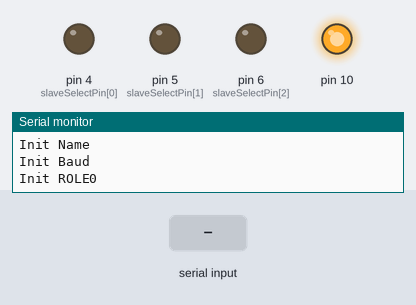
Recording of a sketch running on a simulated Arduino Uno, built with avr-gcc and run on an emulated ATmega328P. Parts: output pins drawn as LEDs (lit = HIGH), the last lines printed to the serial monitor. The test bench sets the inputs (shaded band). EEPROM starts erased; the modem accepts every AT command (registered, SIM ready, sends succeed) and sends nothing else.

Above: at 0.1 s.
At 1.4 s:
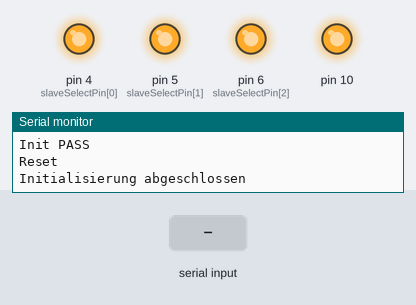
1.5 s: "L" received over Serial
3.0 s: "90,45,200\n" received over the second serial link
4.5 s: "90,45,200\n" received over Serial
6.0 s: "90,45\n" received over the second serial link
7.5 s: "2\n" received over Serial
9.0 s: "I90\n" received over the second serial link
Timing chart, 0 to 11.5 s (numbered marks = the images above; inputs shaded):
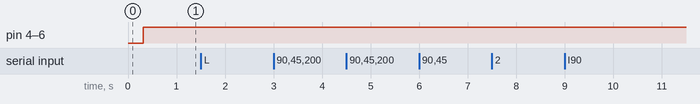

The sketch:

bt1.ino
```cpp
  #include <EEPROM.h>
  #include <SoftwareSerial.h>
  #include <SPI.h>


  #define softRX 2
  #define softTX 3

  SoftwareSerial softSerial(softRX, softTX);

  int slaveSelectPin[]={4,5,6};

  char pot_data[21];
  char c;
  char inData[10];
  char compare = '*';
  int index=0;
  byte temp_val;
  byte check;


  byte dev_type = 2;
  String dev_name = "Type2_Case4";


  void setup() {
    Serial.begin(115200);     // Serieller Monitor

    Serial.println("AT-Kommando-Modus => ");

    pinMode(slaveSelectPin[0], OUTPUT);
    pinMode(slaveSelectPin[1], OUTPUT);
    pinMode(slaveSelectPin[2], OUTPUT);
    SPI.begin();

    check = EEPROM.read(0);


    //if (check > 42){
    if (false){
        dev_type = EEPROM.read(20);

      for (int i = 1;i<19;i++){
        temp_val = EEPROM.read(i);
        pot_data[i] = temp_val;
        digitalPotMap(i,temp_val);
      }
      softSerial.begin(115200); // Verbindung zu HM-10 0=9600 2=38400 4=115200  5=4800
      Serial.println("Wiederherstellen");
    }
    else {
      EEPROM.write(20,dev_type);
      softSerial.begin(115200); // Verbindung zu HM-10 0=9600 2=38400 4=115200  5=4800
      Serial.println("Init start");
      softSerial.print("AT");
      read_serial();

      Serial.println("Init Name");
      softSerial.print("AT+NAME" + dev_name);
      read_serial();

      Serial.println("Init Baud");
      softSerial.print("AT+BAUD4" );
      read_serial();

      Serial.println("Init ROLE0");
      softSerial.print("AT+ROLE0");
      read_serial();

      Serial.println("Init MODE2");
      softSerial.print("AT+MODE2");
      read_serial();

      Serial.println("Init WORK1");
      softSerial.print("AT+WORK1");
      read_serial();

      Serial.println("Init TYPE3");
      softSerial.print("AT+TYPE3");
      read_serial();

      Serial.println("Init PASS");
      softSerial.print("AT+PASS189314");
      read_serial();

      Serial.println("Reset");
      softSerial.print("AT+RESET");
      read_serial();

       EEPROM.write(0,43);
      for (int i = 1;i<19;i++){
        //EEPROM.write(i,0);
        digitalPotMap(i,10);
      }
      Serial.println("Initialisierung abgeschlossen");
    }

  }

  void loop() {
    // Meldungen vom HM-10 lesen und
    // am seriellen Monitor ausgeben
    while (softSerial.available()) {


      c = softSerial.read();
      Serial.print(c);
      inData[index] = c;
      index++;
       if(c==compare)
       {
          Serial.println("Kommando Ende");
          index = 0;
          parse_data();
       }
       else
       {


       }


    }


    while (Serial.available()) {
      c = Serial.read();
      Serial.print(c);
      softSerial.print(c);

    }


  }
  void read_serial(){
    delay(30);

    while (softSerial.available()) {
        c = softSerial.read();
        Serial.print(c);
    }
    Serial.println();
  }


  void parse_data(){
    char switch1;
    switch1 = inData[0];
    Serial.print("Wert0: ");
    Serial.println(switch1);


    if (switch1 =='I'){
      Serial.println("Anweisung");
      temp_val = EEPROM.read(20);
      //softSerial.print("01FFEEDDCCBBAA009988776655443322113344");

      for (int i=0;i<19;i++){
          softSerial.print(pot_data[i]);
      }
      softSerial.print(temp_val);
      Serial.println(temp_val);

    }
    if (switch1 =='S'){

      for (int i = 1;i<19;i++){
        EEPROM.write(i,pot_data[i]);

      }

      Serial.println("Gespeichert!");
    }
    if (switch1 =='O'){

      for (int i = 1;i<19;i++){
        digitalPotMap(i,0);
      }

      Serial.println("Aus!");
    }

    if (switch1 =='N'){

      for (int i = 1;i<19;i++){
          temp_val = EEPROM.read(i);
          pot_data[i] = temp_val;
          digitalPotMap(i,temp_val);
        }
        Serial.println("An!");
    }

    if (switch1 =='T'){
       char channel[2];
      channel[0]=inData[1];
      channel[1]=inData[2];
      channel[2]='\00';
      int channel_b = atoi(channel);
      for (int i = 1;i<19;i++){
        EEPROM.write(20,channel_b);

      }
      EEPROM.write(0,43);
      Serial.println("Gespeichert!");
    }

    if (switch1 =='L'){
      Serial.println(inData);
      char channel[2];
      channel[0]=inData[1];
      channel[1]=inData[2];
      channel[2]='\00';
      int channel_b = atoi(channel);
      char c_value[4];
      c_value[0]=inData[3];
      c_value[1]=inData[4];
      c_value[2]=inData[5];
      c_value[3]='\00';

      int c_value_b = atoi(c_value);

      pot_data[channel_b]=c_value_b;
      digitalPotMap(channel_b,c_value_b);
    }


  }

  /*------------------Datenübertragung an die Potis ----------------------------------------------*/

  void digitalPotWrite(int channel,int address, int value) {
    // take the SS pin low to select the chip:
    digitalWrite(slaveSelectPin[channel], LOW);
    //  send in the address and value via SPI:
    SPI.transfer(address);
    SPI.transfer(255-value);
    // take the SS pin high to de-select the chip:
    digitalWrite(slaveSelectPin[channel], HIGH);
  }


  /*------------------Mapping der 18 Kanaäle auf die Potis und die Slave Kanäle --------------------*/

  void digitalPotMap(byte channel,byte value){
    switch (channel){
      case 1:
      digitalPotWrite(2,1,value);
        break;
      case 2:
      digitalPotWrite(2,0,value);
        break;
      case 3:
      digitalPotWrite(2,2,value);
        break;
      case 4:
      digitalPotWrite(2,4,value);
        break;
      case 5:
      digitalPotWrite(0,3,value);
        break;
      case 6:
      digitalPotWrite(0,1,value);
        break;
      case 7:
      digitalPotWrite(0,0,value);
        break;
      case 8:
      digitalPotWrite(0,2,value);
        break;
      case 9:
      digitalPotWrite(0,4,value);
        break;
      case 10:
      digitalPotWrite(1,5,value);
        break;
      case 11:
      digitalPotWrite(1,2,value);
        break;
      case 12:
      digitalPotWrite(1,0,value);
        break;
      case 13:
      digitalPotWrite(1,4,value);
        break;
      case 14:
      digitalPotWrite(0,5,value);
        break;
      case 15:
      digitalPotWrite(1,1,value);
        break;
      case 16:
      digitalPotWrite(1,3,value);
        break;
      case 17:
      digitalPotWrite(2,5,value);
        break;
      case 18:
      digitalPotWrite(2,3,value);
        break;

    }
  }
```
